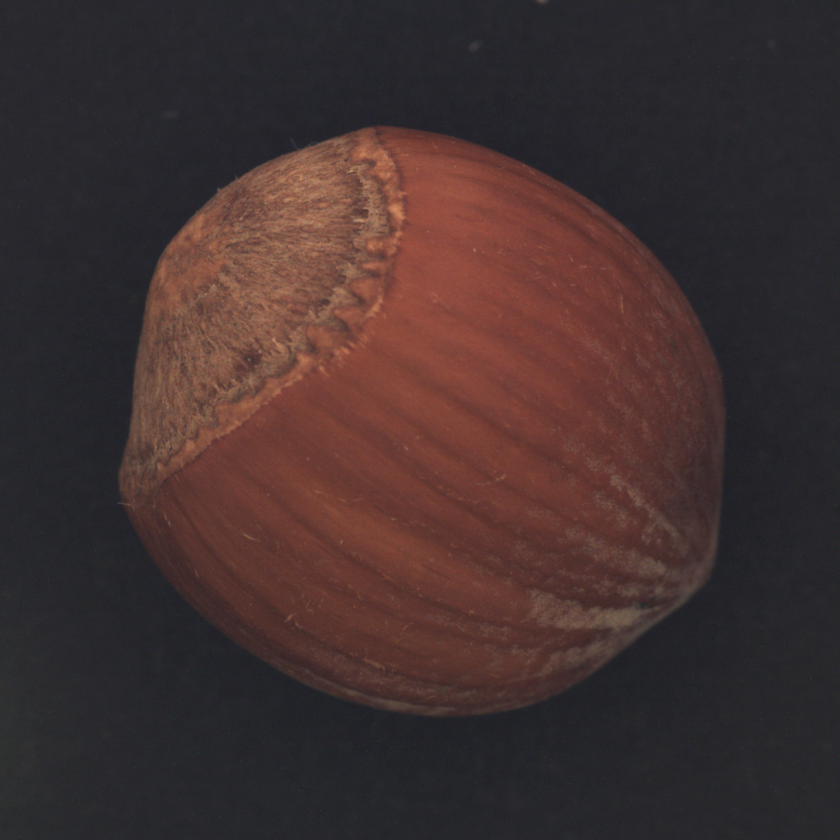
#> input picture 8_img1.png, 840 x 840 px, shrunk from 1024 x 1024 before the run
$ python 8_sift_orb.py
#> lines starting #> are read from the running program, lines starting #| are printed output that depends on the picture
# Implement SIFT/ORB Feature Matching to Detect Brand Logos/Serial Numbers
import cv2
import numpy as np
import matplotlib.pyplot as plt

image1 = cv2.imread("8_img1.png", cv2.IMREAD_GRAYSCALE)
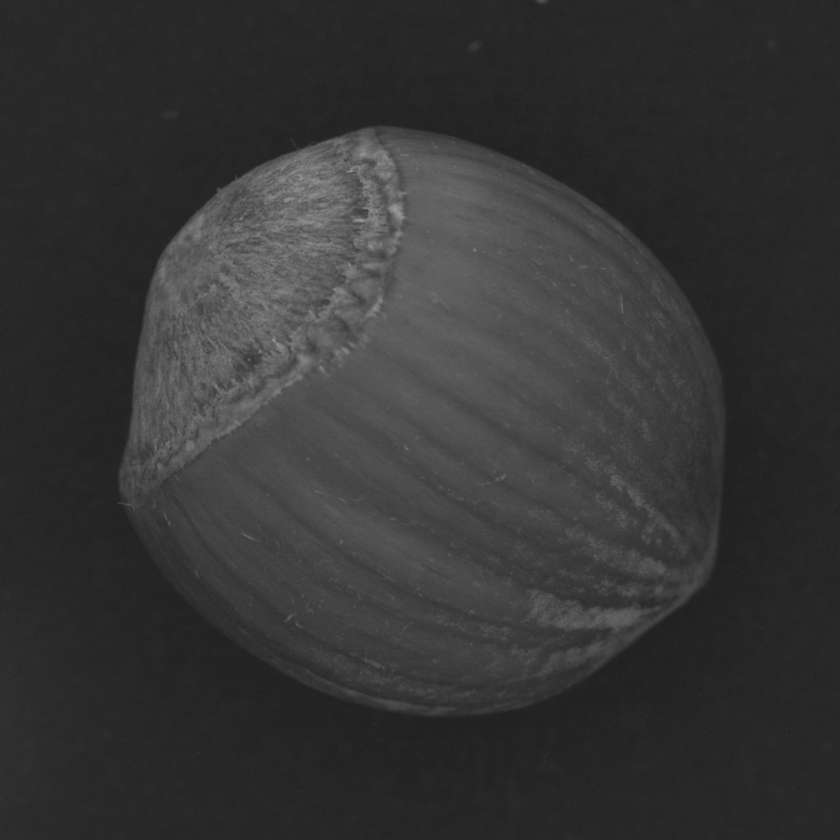
#> image1: shape (840, 840); min 31, max 158, mean 53.5
image2 = cv2.imread("8_img2.png", cv2.IMREAD_GRAYSCALE)
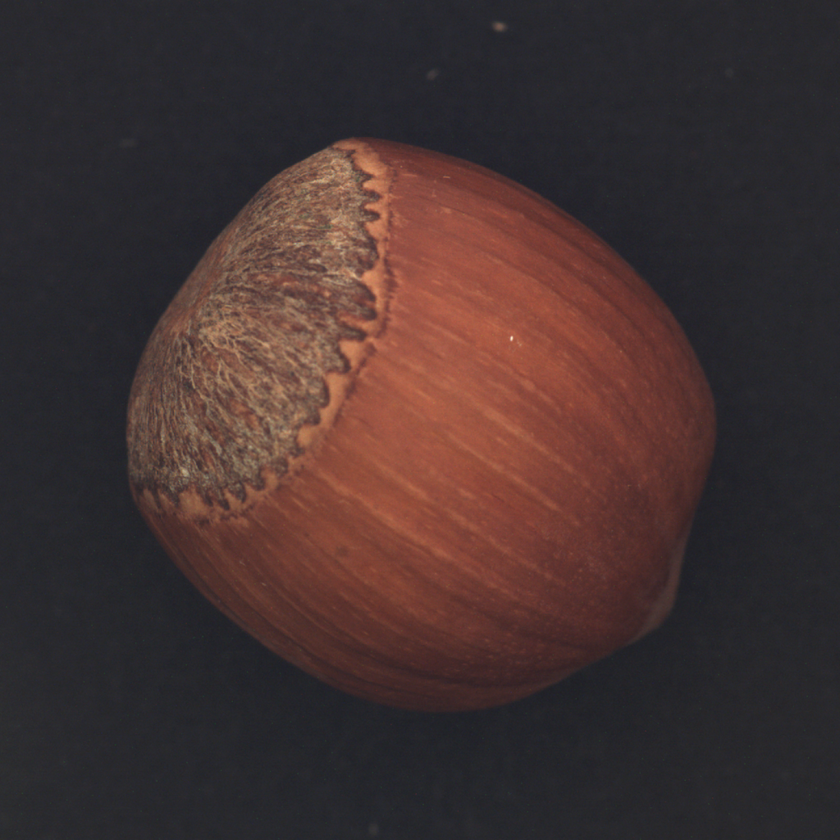
#> input picture 8_img2.png, 840 x 840 px, shrunk from 1024 x 1024 before the run
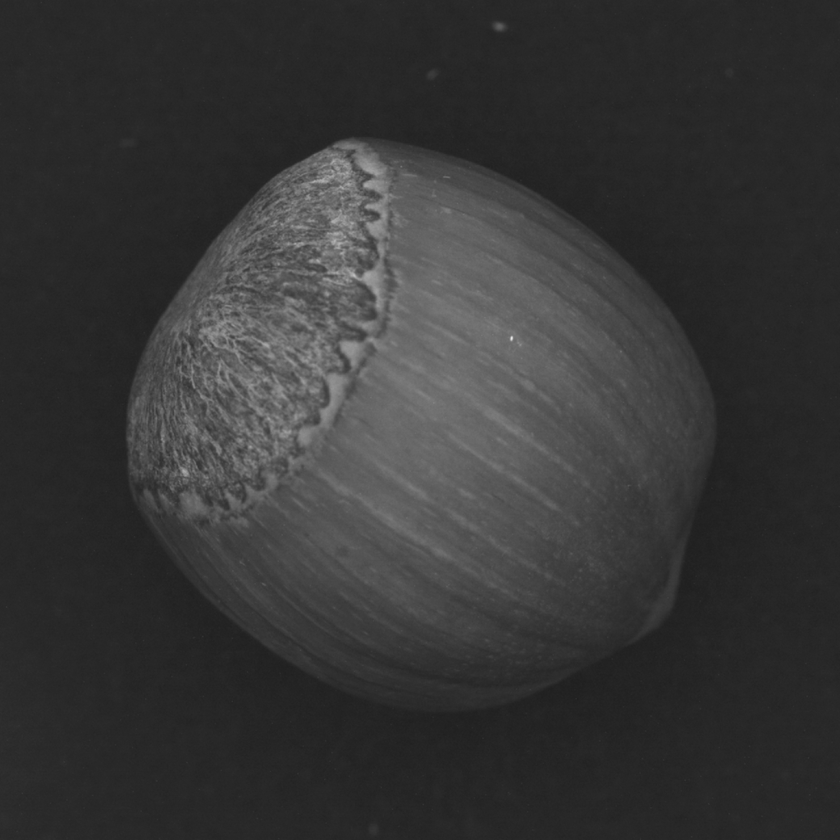
#> image2: shape (840, 840); min 31, max 234, mean 54.5
orb = cv2.ORB_create()
kp1, des1 = orb.detectAndCompute(image1, None)
#> kp1 = 380 keypoints; strongest (x, y, size): (367, 210, 31), (366, 210, 37.2), (365, 213, 53.6), (365, 208, 37.2)
kp2, des2 = orb.detectAndCompute(image2, None)
#> kp2 = 500 keypoints; strongest (x, y, size): (511, 337, 31), (364, 184, 44.6), (365, 185, 37.2), (359, 273, 53.6)
bf = cv2.BFMatcher(cv2.NORM_HAMMING, crossCheck=True)
matches = bf.match(des1, des2)
#> matches = 141 matches
matches = sorted(matches, key=lambda x: x.distance)
result = cv2.drawMatches(image1, kp1, image2, kp2, matches[:10], None, flags=2)
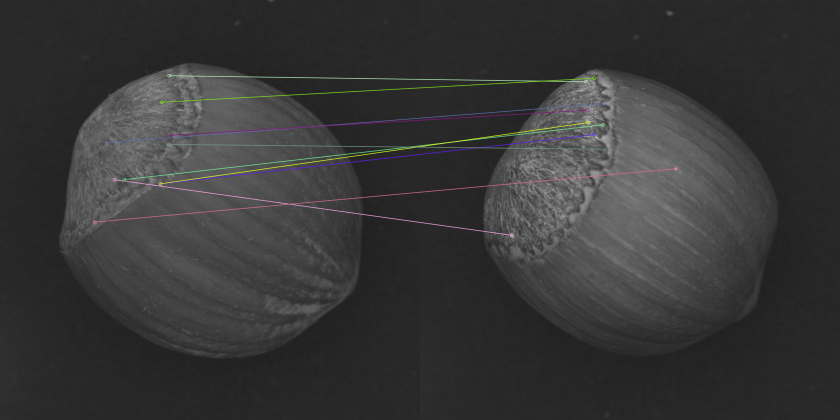
#> result: shape (840, 1680, 3) (shown at 1/2 size); mean of channels 0, 1, 2 54.6, 54.7, 54.8; drawn as B, G, R

plt.imshow(result), plt.title("Feature Matching")
plt.show()
